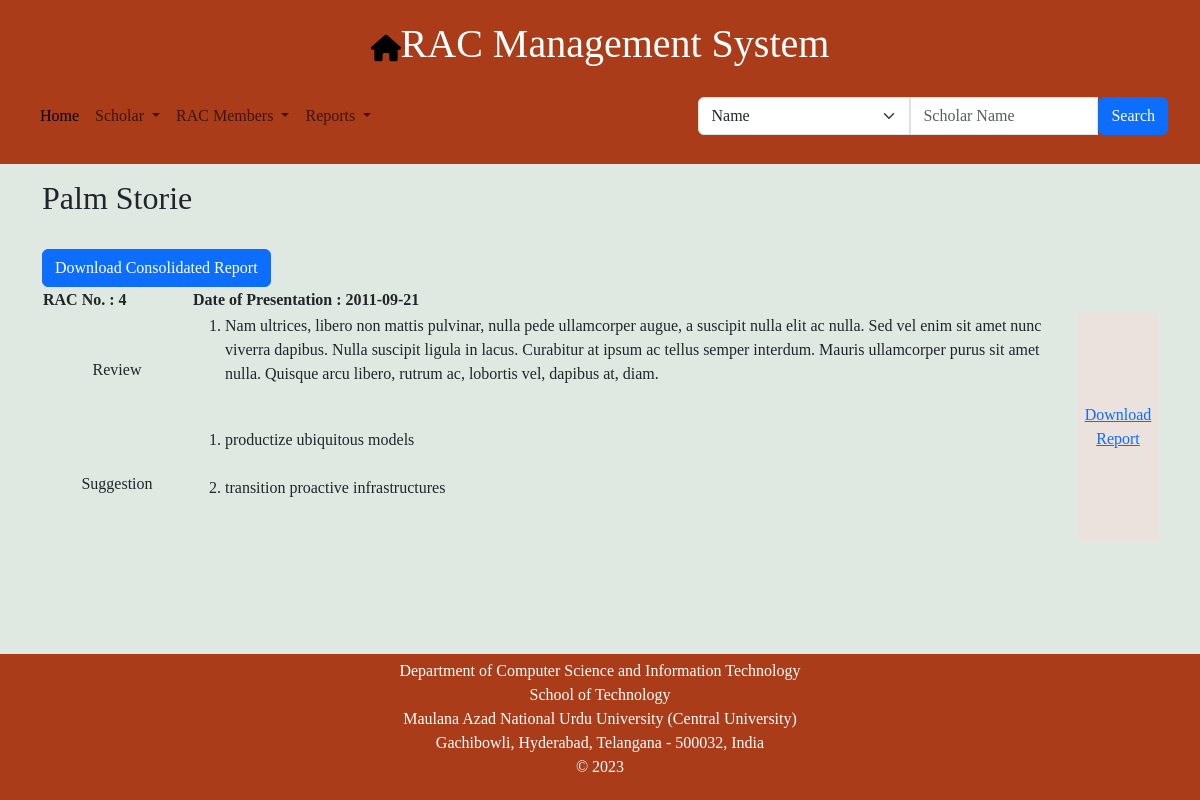
Page /view_reports/7 on the committed database.
### model.py (models this page shows)
class Scholar(db.Model):
    scholar_id = db.Column(db.Integer(),primary_key = True, nullable = False)
    name = db.Column(db.String(50),nullable = False)
    roll_no = db.Column(db.String(15),nullable = False,unique = True)
    email = db.Column(db.String(25),unique=True)
    gender = db.Column(db.String(6),nullable = False)
    research_topic = db.Column(db.String(150))
    full_time = db.Column(db.Boolean,nullable= False)
    STATUS_CHOICES = ['In Progress', 'Awarded', 'De-Registered', 'Cancelled']
    status = db.Column(db.String(length=20), Enum(*STATUS_CHOICES), nullable=False, default='In Progress')
    date_of_admission = db.Column(db.Date,nullable = False)
    pre_submission_date = db.Column(db.Date)
    thesis_submission_date = db.Column(db.Date)
    viva_voce_date = db.Column(db.Date)
    date_of_award = db.Column(db.Date)
    supervisor_id = db.Column(db.Integer,db.ForeignKey("supervisor.supervisor_id"))
    hod_nominee_id = db.Column(db.Integer,db.ForeignKey("supervisor.supervisor_id"))
    supervisor_nominee_id = db.Column(db.Integer,db.ForeignKey("supervisor.supervisor_id"))
    supervisor = db.relationship("Supervisor",backref = 'scholar',foreign_keys=[supervisor_id])
    hod_nominee = db.relationship("Supervisor",backref = 'hod_nominee_scholar', foreign_keys=[hod_nominee_id])
    supervisor_nominee = db.relationship("Supervisor",backref = 'supervisor_nominee_scholar',foreign_keys=[supervisor_nominee_id])

class Rac_report(db.Model):
    rac_report_id = db.Column(db.Integer(), primary_key=True, nullable=False)
    scholar_id = db.Column(db.Integer, db.ForeignKey('scholar.scholar_id'), nullable=False)
    rac_no = db.Column(db.Integer, nullable=False)
    date_of_presentation = db.Column(db.String(20), nullable=False)
    recommendation = db.relationship('Recommendation')
    review = db.relationship('Review')
    __table_args__ = (
        db.UniqueConstraint('rac_no', 'date_of_presentation', name='uq_rac_no_date_of_presentation'),
    )

class Review(db.Model):
    review_id = db.Column(db.Integer(),primary_key = True, nullable = False)
    rac_report_id = db.Column(db.Integer,db.ForeignKey('rac_report.rac_report_id'),nullable = False)
    review = db.Column(db.String(250),nullable = False)

class Recommendation(db.Model):
    Recommendation_id = db.Column(db.Integer(),primary_key = True, nullable = False)
    rac_report_id = db.Column(db.Integer,db.ForeignKey('rac_report.rac_report_id'),nullable = False)
    recommendation = db.Column(db.String(250),nullable = False)

### app.py (the view)
@app.route('/view_reports/<int:id>',methods = ['GET','POST'])
def view_reports(id):
    scholar = Scholar.query.get(id)
    rac_reports = Rac_report.query.filter_by(scholar_id = id).all()
    return render_template('view_report.html',scholar = scholar,rac_reports =rac_reports)

### templates/view_report.html (shortened to what this page needs)
{% extends 'base.html' %}
{% block body %}
<div id="cont" class="container">
    <div>
        <h2 style="margin-top: 15px;">{{ scholar.name }}</h2><br>
        <a href="/download_report" class="btn btn-primary">Download Consolidated Report</a>
    </div>
    {% if rac_reports|length == 0 %}
    <br>
    <div style="display: block;">
        <p>No report available. <a href="/scholar_report">Create one!</a></p>
    </div>
    {% else %}
    {% for rac_report in rac_reports %}
    <table>
        <thead>
            <tr>
                <th style="width: 150px;">RAC No. : {{ rac_report.rac_no }}</th>
                <th>Date of Presentation : {{ rac_report.date_of_presentation }}</th>
                <th></th>
            </tr>
        </thead>
        <tbody>
            <tr>
                <td>Review</td>
                <td>
                    <ol>
                    {% for rev in rac_report.review %}
                        <li>{{ rev.review }}</li><br>
                    {% endfor %}
                    </ol>
                </td>
                <td rowspan="2" style="background-color: #ebe1dd;">
                    <a href="{{ url_for('download_report', rac_id=rac_report.rac_report_id) }}">Download Report</a>
                </td>
            </tr>
            <tr>
                <td>Suggestion</td>
                <td>
                    <ol>
                    {% for rec in rac_report.recommendation %}
                        <li>{{ rec.recommendation }}</li><br>
                    {% endfor %}
                    </ol>
                </td>
            </tr>
        </tbody>
    </table>
    {% endfor %}
    {% endif %}
</div>
{% endblock %}

### templates/base.html (style rules this page uses)
body { display: flex; flex-direction: column; min-height: 100vh; }
.container { flex-grow: 1; }

### templates/view_report.html (style rules this page uses)
td:nth-child(1), td:nth-child(3) { width: 80px; text-align: center; }

### rows in the picture
Scholar: name "Palm Storie"
Rac_report: rac_no "4", date_of_presentation "2011-09-21"
Review: review "Nam ultrices, libero non mattis pulvinar, nulla pede ullamcorper augue, a suscipit nulla elit ac nulla. Sed vel enim sit amet nunc viverra dapibus. Nulla suscipit ligula in lacus. Curabitur at ipsum ac tellus semper interdum. Mauris ullamcorper purus sit amet nulla. Quisque arcu libero, rutrum ac, lobortis vel, dapibus at, diam."
Recommendation: recommendation "productize ubiquitous models"
Recommendation: recommendation "transition proactive infrastructures"
